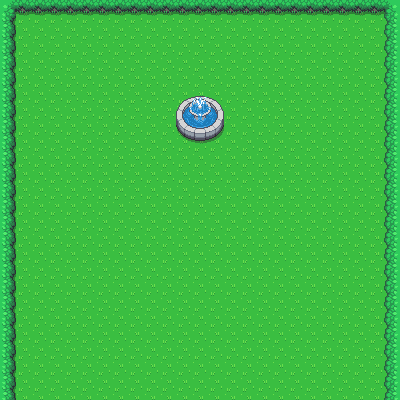

The image is a tile-based game level rendered from a .tmx file. Its description and complete source (layers, tilesets, objects, tile grids) follow:
An orthogonal 25x25 tile map with 16x16 px tiles, 2 tile layers (Ground, Collisions) and 4 objects.

<map version="1.8" tiledversion="1.8.5" orientation="orthogonal" renderorder="right-down" width="25" height="25" tilewidth="16" tileheight="16" infinite="0" nextlayerid="4" nextobjectid="6">
 <tileset firstgid="1" source="Overworld.tsx" />
 <layer id="1" name="Ground" width="25" height="25">
  <data encoding="csv">
1,1,1,1,1,1,1,1,1,1,1,1,1,1,1,1,1,1,1,1,1,1,1,1,1,
1,1,1,1,1,1,1,1,1,1,1,1,1,1,1,1,1,1,1,1,1,1,1,1,1,
1,1,1,1,1,1,1,1,1,1,1,1,1,1,1,1,1,1,1,1,1,1,1,1,1,
1,1,1,1,1,1,1,1,1,1,1,1,1,1,1,1,1,1,1,1,1,1,1,1,1,
1,1,1,1,1,1,1,1,1,1,1,1,1,1,1,1,1,1,1,1,1,1,1,1,1,
1,1,1,1,1,1,1,1,1,1,1,1,1,1,1,1,1,1,1,1,1,1,1,1,1,
1,1,1,1,1,1,1,1,1,1,1,1,1,1,1,1,1,1,1,1,1,1,1,1,1,
1,1,1,1,1,1,1,1,1,1,1,1,1,1,1,1,1,1,1,1,1,1,1,1,1,
1,1,1,1,1,1,1,1,1,1,1,1,1,1,1,1,1,1,1,1,1,1,1,1,1,
1,1,1,1,1,1,1,1,1,1,1,1,1,1,1,1,1,1,1,1,1,1,1,1,1,
1,1,1,1,1,1,1,1,1,1,1,1,1,1,1,1,1,1,1,1,1,1,1,1,1,
1,1,1,1,1,1,1,1,1,1,1,1,1,1,1,1,1,1,1,1,1,1,1,1,1,
1,1,1,1,1,1,1,1,1,1,1,1,1,1,1,1,1,1,1,1,1,1,1,1,1,
1,1,1,1,1,1,1,1,1,1,1,1,1,1,1,1,1,1,1,1,1,1,1,1,1,
1,1,1,1,1,1,1,1,1,1,1,1,1,1,1,1,1,1,1,1,1,1,1,1,1,
1,1,1,1,1,1,1,1,1,1,1,1,1,1,1,1,1,1,1,1,1,1,1,1,1,
1,1,1,1,1,1,1,1,1,1,1,1,1,1,1,1,1,1,1,1,1,1,1,1,1,
1,1,1,1,1,1,1,1,1,1,1,1,1,1,1,1,1,1,1,1,1,1,1,1,1,
1,1,1,1,1,1,1,1,1,1,1,1,1,1,1,1,1,1,1,1,1,1,1,1,1,
1,1,1,1,1,1,1,1,1,1,1,1,1,1,1,1,1,1,1,1,1,1,1,1,1,
1,1,1,1,1,1,1,1,1,1,1,1,1,1,1,1,1,1,1,1,1,1,1,1,1,
1,1,1,1,1,1,1,1,1,1,1,1,1,1,1,1,1,1,1,1,1,1,1,1,1,
1,1,1,1,1,1,1,1,1,1,1,1,1,1,1,1,1,1,1,1,1,1,1,1,1,
1,1,1,1,1,1,1,1,1,1,1,1,1,1,1,1,1,1,1,1,1,1,1,1,1,
1,1,1,1,1,1,1,1,1,1,1,1,1,1,1,1,1,1,1,1,1,1,1,1,1
</data>
 </layer>
 <layer id="2" name="Collisions" width="25" height="25">
  <data encoding="csv">
765,766,766,766,766,766,766,766,766,766,766,766,766,766,766,766,766,766,766,766,766,766,766,766,764,
728,0,0,0,0,0,0,0,0,0,0,0,0,0,0,0,0,0,0,0,0,0,0,0,727,
728,0,0,0,0,0,0,0,0,0,0,0,0,0,0,0,0,0,0,0,0,0,0,0,727,
728,0,0,0,0,0,0,0,0,0,0,0,0,0,0,0,0,0,0,0,0,0,0,0,727,
728,0,0,0,0,0,0,0,0,0,0,0,0,0,0,0,0,0,0,0,0,0,0,0,727,
728,0,0,0,0,0,0,0,0,0,0,0,0,0,0,0,0,0,0,0,0,0,0,0,727,
728,0,0,0,0,0,0,0,0,0,0,383,384,385,0,0,0,0,0,0,0,0,0,0,727,
728,0,0,0,0,0,0,0,0,0,0,423,424,425,0,0,0,0,0,0,0,0,0,0,727,
728,0,0,0,0,0,0,0,0,0,0,463,464,465,0,0,0,0,0,0,0,0,0,0,727,
728,0,0,0,0,0,0,0,0,0,0,0,0,0,0,0,0,0,0,0,0,0,0,0,727,
728,0,0,0,0,0,0,0,0,0,0,0,0,0,0,0,0,0,0,0,0,0,0,0,727,
728,0,0,0,0,0,0,0,0,0,0,0,0,0,0,0,0,0,0,0,0,0,0,0,727,
728,0,0,0,0,0,0,0,0,0,0,0,0,0,0,0,0,0,0,0,0,0,0,0,727,
728,0,0,0,0,0,0,0,0,0,0,0,0,0,0,0,0,0,0,0,0,0,0,0,727,
728,0,0,0,0,0,0,0,0,0,0,0,0,0,0,0,0,0,0,0,0,0,0,0,727,
728,0,0,0,0,0,0,0,0,0,0,0,0,0,0,0,0,0,0,0,0,0,0,0,727,
728,0,0,0,0,0,0,0,0,0,0,0,0,0,0,0,0,0,0,0,0,0,0,0,727,
728,0,0,0,0,0,0,0,0,0,0,0,0,0,0,0,0,0,0,0,0,0,0,0,727,
728,0,0,0,0,0,0,0,0,0,0,0,0,0,0,0,0,0,0,0,0,0,0,0,727,
728,0,0,0,0,0,0,0,0,0,0,0,0,0,0,0,0,0,0,0,0,0,0,0,727,
728,0,0,0,0,0,0,0,0,0,0,0,0,0,0,0,0,0,0,0,0,0,0,0,727,
728,0,0,0,0,0,0,0,0,0,0,0,0,0,0,0,0,0,0,0,0,0,0,0,727,
728,0,0,0,0,0,0,0,0,0,0,0,0,0,0,0,0,0,0,0,0,0,0,0,727,
728,0,0,0,0,0,0,0,0,0,0,0,0,0,0,0,0,0,0,0,0,0,0,0,727,
728,0,0,0,0,0,0,0,0,0,0,0,0,0,0,0,0,0,0,0,0,0,0,0,727
</data>
 </layer>
 <objectgroup id="3" name="Collisions Mask">
  <object id="2" x="0" y="0" width="400" height="16" />
  <object id="3" x="384" y="0" width="16" height="400" />
  <object id="4" x="0" y="0" width="16" height="400" />
  <object id="5" x="176.333" y="112.333">
   <polygon points="0,0 8.33333,-13.6667 23.3333,-17.3333 40.6667,-12.3333 48,1.33333 47,15.6667 36.6667,26.6667 19.3333,28 4,22 0.333333,13" />
  </object>
 </objectgroup>
</map>
